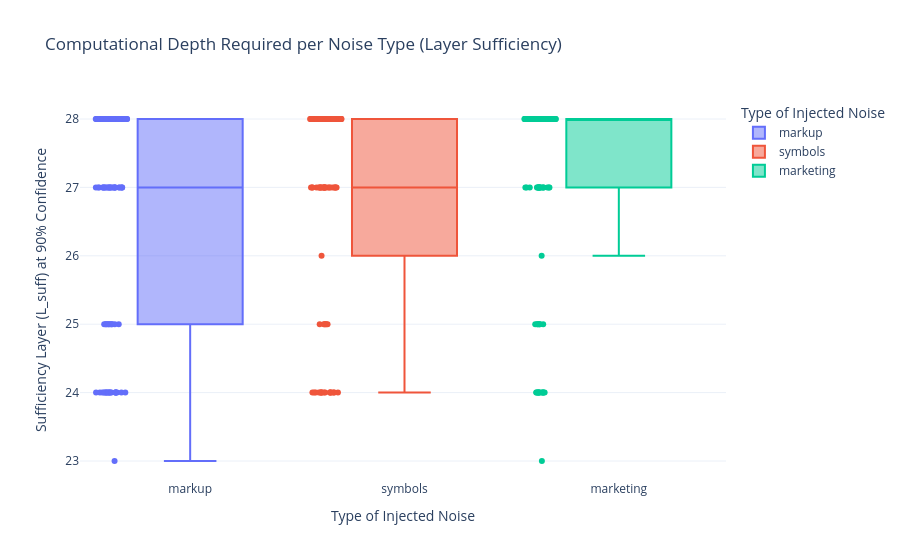

Notebook cell for this chart:
### Code cell
run_experiment(model, sample_df, sample, threshold)

### Figure 1 — Plotly figure (JSON) as saved in the notebook; plotly's stock layout.template omitted (floating-point values rounded to 4 significant figures)
{"data": [{"alignmentgroup": "True", "boxpoints": "all", "hovertemplate": "Type of Injected Noise=%{x}<br>Sufficiency Layer (L_suff) at 90% Confidence=%{y}<extra></extra>", "legendgroup": "markup", "marker": {"color": "#636efa"}, "name": "markup", "notched": false, "offsetgroup": "markup", "orientation": "v", "showlegend": true, "type": "box", "x": ["markup", "markup", "markup", "markup", "markup", "markup", "markup", "markup", "markup", "markup", "markup", "markup", "markup", "markup", "markup", "markup", "markup", "markup", "markup", "markup", "markup", "markup", "markup", "markup", "markup", "markup", "markup", "markup", "markup", "markup", "markup", "markup", "markup", "markup", "markup", "markup", "markup", "markup", "markup", "markup", "markup", "markup", "markup", "markup", "markup", "markup", "markup", "markup", "markup", "markup", "markup", "markup", "markup", "markup", "markup", "markup", "markup", "markup", "markup", "markup", "markup", "markup", "markup", "markup", "markup", "markup", "markup", "markup", "markup", "markup", "markup", "markup", "markup", "markup", "markup", "markup", "markup", "markup", "markup", "markup", "markup", "markup", "markup", "markup", "markup", "markup", "markup", "markup", "markup", "markup", "markup", "markup", "markup"], "x0": " ", "xaxis": "x", "y": [25, 28, 28, 28, 27, 25, 28, 25, 28, 24, 28, 25, 27, 27, 24, 27, 28, 27, 24, 28, 27, 28, 25, 24, 28, 28, 24, 24, 27, 24, 24, 25, 27, 28, 27, 28, 28, 24, 28, 28, 27, 27, 24, 25, 25, 25, 27, 24, 27, 27, 24, 27, 23, 24, 28, 28, 24, 28, 24, 27, 24, 24, 27, 28, 28, 28, 27, 24, 28, 25, 28, 28, 28, 28, 28, 28, 28, 24, 28, 28, 27, 28, 25, 27, 27, 28, 28, 27, 28, 28, 27, 24, 27], "y0": " ", "yaxis": "y"}, {"alignmentgroup": "True", "boxpoints": "all", "hovertemplate": "Type of Injected Noise=%{x}<br>Sufficiency Layer (L_suff) at 90% Confidence=%{y}<extra></extra>", "legendgroup": "symbols", "marker": {"color": "#EF553B"}, "name": "symbols", "notched": false, "offsetgroup": "symbols", "orientation": "v", "showlegend": true, "type": "box", "x": ["symbols", "symbols", "symbols", "symbols", "symbols", "symbols", "symbols", "symbols", "symbols", "symbols", "symbols", "symbols", "symbols", "symbols", "symbols", "symbols", "symbols", "symbols", "symbols", "symbols", "symbols", "symbols", "symbols", "symbols", "symbols", "symbols", "symbols", "symbols", "symbols", "symbols", "symbols", "symbols", "symbols", "symbols", "symbols", "symbols", "symbols", "symbols", "symbols", "symbols", "symbols", "symbols", "symbols", "symbols", "symbols", "symbols", "symbols", "symbols", "symbols", "symbols", "symbols", "symbols", "symbols", "symbols", "symbols", "symbols", "symbols", "symbols", "symbols", "symbols", "symbols", "symbols", "symbols", "symbols", "symbols", "symbols", "symbols", "symbols", "symbols", "symbols", "symbols", "symbols", "symbols", "symbols", "symbols", "symbols", "symbols", "symbols", "symbols", "symbols", "symbols", "symbols", "symbols", "symbols", "symbols", "symbols", "symbols", "symbols", "symbols", "symbols", "symbols", "symbols", "symbols", "symbols"], "x0": " ", "xaxis": "x", "y": [28, 27, 28, 28, 28, 28, 28, 27, 28, 28, 28, 28, 25, 28, 24, 27, 27, 24, 27, 28, 27, 24, 28, 28, 28, 28, 25, 28, 28, 27, 25, 28, 24, 28, 24, 28, 27, 28, 27, 28, 28, 24, 28, 28, 27, 27, 24, 24, 25, 28, 27, 24, 27, 27, 24, 24, 24, 27, 28, 28, 24, 28, 24, 27, 24, 25, 27, 28, 28, 28, 27, 24, 28, 28, 28, 28, 28, 28, 28, 24, 28, 28, 27, 28, 25, 27, 27, 28, 28, 27, 28, 26, 27, 27], "y0": " ", "yaxis": "y"}, {"alignmentgroup": "True", "boxpoints": "all", "hovertemplate": "Type of Injected Noise=%{x}<br>Sufficiency Layer (L_suff) at 90% Confidence=%{y}<extra></extra>", "legendgroup": "marketing", "marker": {"color": "#00cc96"}, "name": "marketing", "notched": false, "offsetgroup": "marketing", "orientation": "v", "showlegend": true, "type": "box", "x": ["marketing", "marketing", "marketing", "marketing", "marketing", "marketing", "marketing", "marketing", "marketing", "marketing", "marketing", "marketing", "marketing", "marketing", "marketing", "marketing", "marketing", "marketing", "marketing", "marketing", "marketing", "marketing", "marketing", "marketing", "marketing", "marketing", "marketing", "marketing", "marketing", "marketing", "marketing", "marketing", "marketing", "marketing", "marketing", "marketing", "marketing", "marketing", "marketing", "marketing", "marketing", "marketing", "marketing", "marketing", "marketing", "marketing", "marketing", "marketing", "marketing", "marketing", "marketing", "marketing", "marketing", "marketing", "marketing", "marketing", "marketing", "marketing", "marketing", "marketing", "marketing", "marketing", "marketing", "marketing", "marketing", "marketing", "marketing", "marketing", "marketing", "marketing", "marketing", "marketing", "marketing", "marketing", "marketing", "marketing", "marketing", "marketing", "marketing", "marketing", "marketing", "marketing", "marketing", "marketing", "marketing", "marketing", "marketing", "marketing", "marketing", "marketing"], "x0": " ", "xaxis": "x", "y": [28, 28, 28, 28, 28, 27, 28, 28, 28, 28, 25, 28, 25, 27, 27, 24, 27, 28, 28, 24, 28, 27, 28, 25, 28, 28, 28, 25, 25, 28, 24, 25, 28, 28, 28, 27, 28, 28, 27, 28, 27, 27, 24, 28, 28, 27, 24, 27, 27, 26, 28, 24, 24, 28, 28, 24, 28, 24, 28, 24, 24, 27, 28, 28, 27, 25, 28, 28, 28, 28, 28, 28, 28, 28, 24, 28, 28, 28, 28, 28, 27, 27, 28, 28, 28, 28, 28, 27, 23, 27], "y0": " ", "yaxis": "y"}], "layout": {"boxmode": "overlay", "legend": {"title": {"text": "Type of Injected Noise"}, "tracegroupgap": 0}, "title": {"text": "Computational Depth Required per Noise Type (Layer Sufficiency)"}, "xaxis": {"anchor": "y", "categoryarray": ["markup", "symbols", "marketing"], "categoryorder": "array", "domain": [0, 1], "title": {"text": "Type of Injected Noise"}}, "yaxis": {"anchor": "x", "domain": [0, 1], "dtick": 1, "tick0": 0, "tickmode": "linear", "title": {"text": "Sufficiency Layer (L_suff) at 90% Confidence"}}}}
